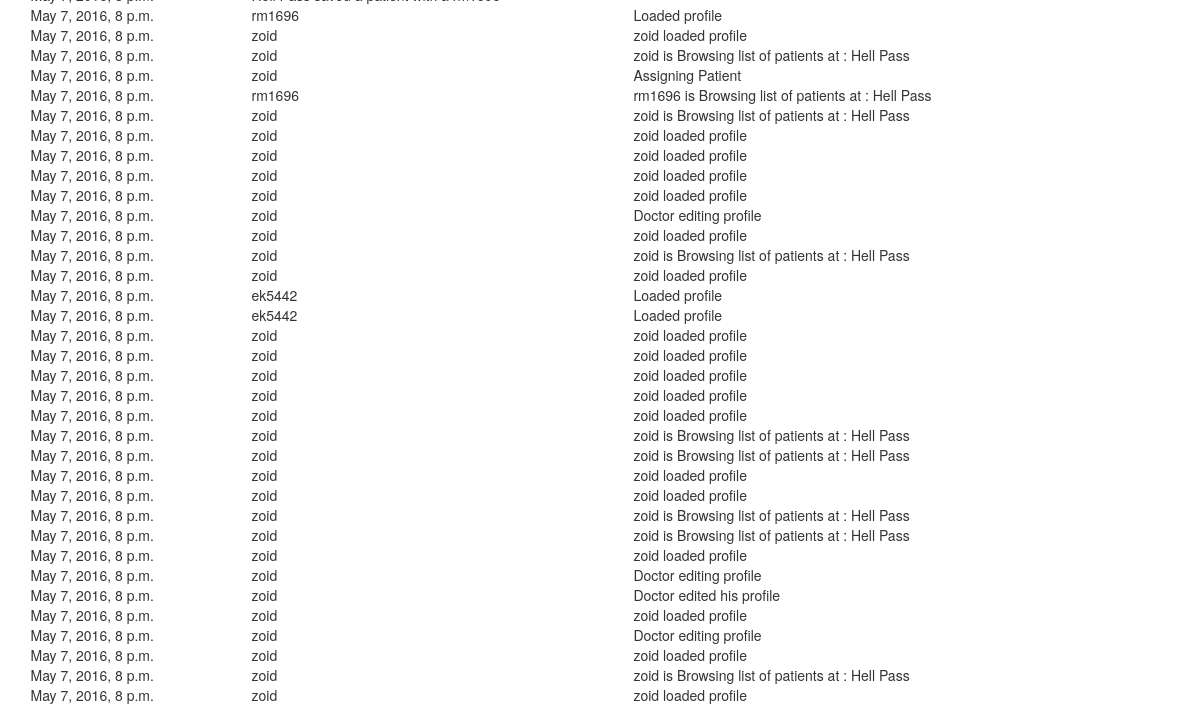
/HealthNet/administration/cookie_monster/logs (lower part), run on an earlier commit of the app's database.
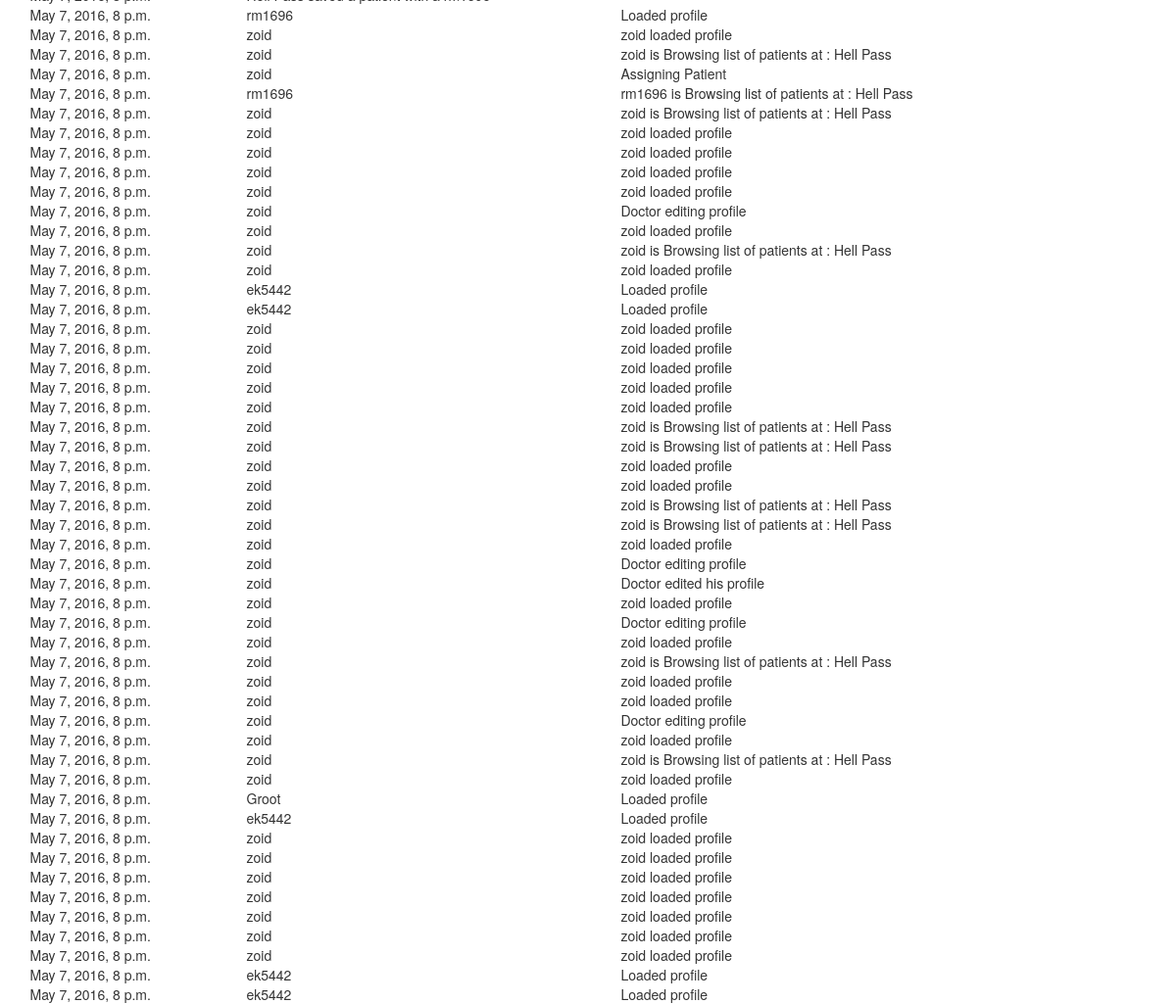
And on a later commit of the database.
### HealthNet/models.py (models this page shows, shortened)
class Logs(models.Model):
    date = models.DateTimeField()
    action = models.CharField(max_length=250)
    who_did = models.CharField(max_length=250)
    what_happened = models.CharField(max_length=250)

### HealthNet/views.py (the view)
# urls.py: url(r'^administration/(?P<admin_name>\w+)/logs$',views.admin_logs,name='admin_logs'),
def admin_logs(request,admin_name):
    admin_logs_template = loader.get_template('HealthNet/admin_logs.html')
    log = Logs.objects.all();
    context = {
        'logs':log,
        'admin':admin_name
    }
    return HttpResponse(admin_logs_template.render(context,request))

### HealthNet/templates/HealthNet/admin_logs.html (shortened to what this page needs)
<!doctype html>
<head>
    <link href="https://maxcdn.bootstrapcdn.com/bootstrap/3.3.6/css/bootstrap.min.css" rel="stylesheet">
</head>
<body>
  <div class="container">
  <table style="width: 100%">
    {%for log in logs%}
    <tr>
      <td>{{log.date}}</td>
      <td>{{log.who_did}}</td>
      <td>{{log.action}}</td>
    </tr>
      {%endfor%}
  </table>
  </div>
</body>

What changed in the data, as far as the page shows it:
added Logs: date "May 7, 2016, 8 p.m.", who_did "zoid", action "zoid loaded profile"
added Logs: date "May 7, 2016, 8 p.m.", who_did "zoid", action "Doctor editing profile"
added Logs: date "May 7, 2016, 8 p.m.", who_did "zoid", action "zoid loaded profile"
added Logs: date "May 7, 2016, 8 p.m.", who_did "zoid", action "zoid is Browsing list of patients at : Hell Pass"
added Logs: date "May 7, 2016, 8 p.m.", who_did "zoid", action "zoid loaded profile"
added Logs: date "May 7, 2016, 8 p.m.", who_did "Groot", action "Loaded profile"
added Logs: date "May 7, 2016, 8 p.m.", who_did "ek5442", action "Loaded profile"
added Logs: date "May 7, 2016, 8 p.m.", who_did "zoid", action "zoid loaded profile"
added Logs: date "May 7, 2016, 8 p.m.", who_did "zoid", action "zoid loaded profile"
added Logs: date "May 7, 2016, 8 p.m.", who_did "zoid", action "zoid loaded profile"
added Logs: date "May 7, 2016, 8 p.m.", who_did "zoid", action "zoid loaded profile"
added Logs: date "May 7, 2016, 8 p.m.", who_did "zoid", action "zoid loaded profile"
added Logs: date "May 7, 2016, 8 p.m.", who_did "zoid", action "zoid loaded profile"
added Logs: date "May 7, 2016, 8 p.m.", who_did "zoid", action "zoid loaded profile"
added Logs: date "May 7, 2016, 8 p.m.", who_did "ek5442", action "Loaded profile"
added Logs: date "May 7, 2016, 8 p.m.", who_did "ek5442", action "Loaded profile"
